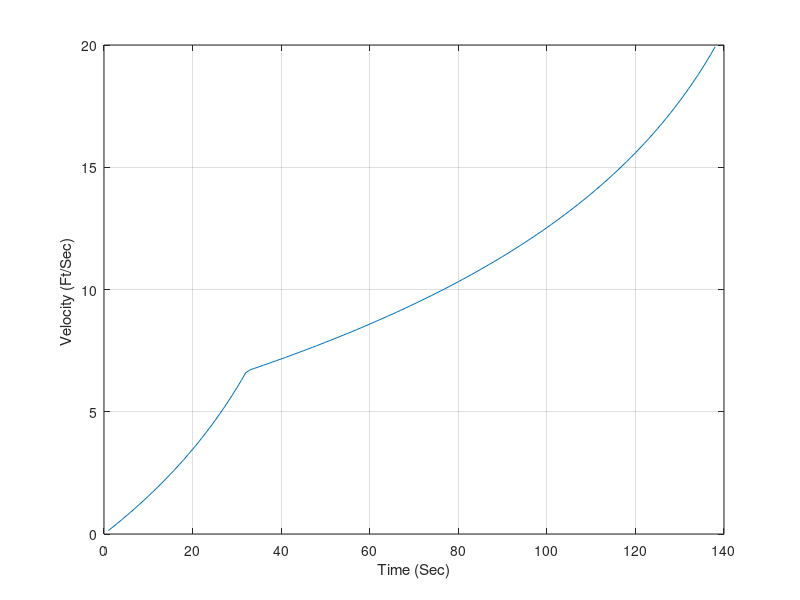
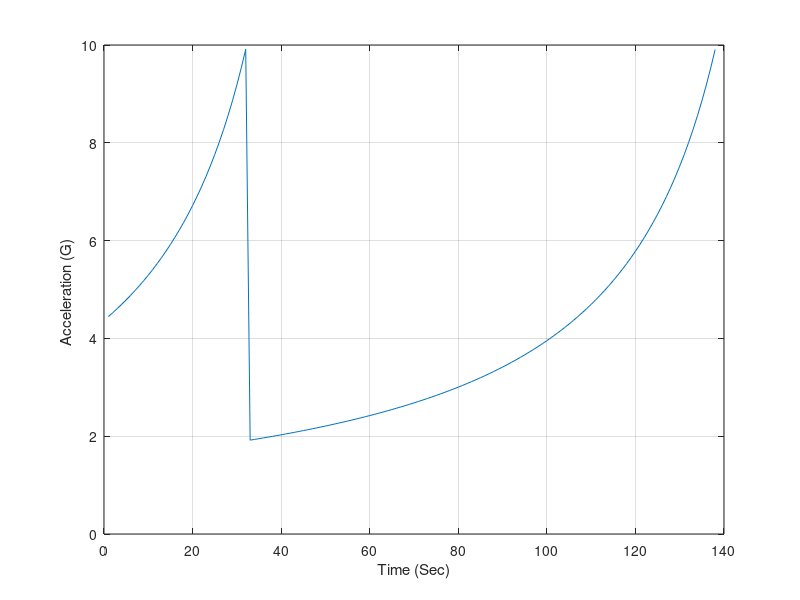

Reproduce these figures in MATLAB, in order.
clear
count=0;
XISP1=250.;
XISP2=250.;
XMF1=.85;
XMF2=.85;
WPAY=100.;
DELV=20000.;
DELV1=.3333*DELV;
DELV2=.6667*DELV;
AMAX1=10.;
AMAX2=10.;
TOP2=WPAY*(exp(DELV2/(XISP2*32.2))-1.);
BOT2=1/XMF2-((1.-XMF2)/XMF2)*exp(DELV2/(XISP2*32.2));
WP2=TOP2/BOT2;
WS2=WP2*(1-XMF2)/XMF2;
WTOT2=WP2+WS2+WPAY;
TRST2=AMAX2*(WPAY+WS2);
TB2=XISP2*WP2/TRST2;
TOP1=WTOT2*(exp(DELV1/(XISP1*32.2))-1.);
BOT1=1/XMF1-((1.-XMF1)/XMF1)*exp(DELV1/(XISP1*32.2));
WP1=TOP1/BOT1;
WS1=WP1*(1-XMF1)/XMF1;
WTOT=WP1+WS1+WTOT2;
TRST1=AMAX1*(WTOT2+WS1);
TB1=XISP1*WP1/TRST1;
DELVK=DELV/1000.;
H=.01;
T=0.;
S=0.;
V=0.;
while T <= (TB1+TB2)
 	VOLD=V;
	STEP=1;
	FLAG=0;
	while STEP <=1
		if FLAG==1
			STEP=2;
			V=V+H*A;
			T=T+H;
		end
		if T<TB1
			WGT=-WP1*T/TB1+WTOT;
			TRST=TRST1;
		elseif(T<(TB1+TB2))
			WGT=-WP2*T/TB2+WTOT2+WP2*TB1/TB2;
			TRST=TRST2;
		else
			WGT=WPAY;
			TRST=0.;
		end
		A=32.2*TRST/WGT;
		FLAG=1;
	end
	FLAG=0;
 	V=(VOLD+V)/2+.5*H*A;
 	S=S+H;
	if S>=.99999
		S=0.;
		AG=A/32.2;
		VK=V/1000.;
		count=count+1;
		ArrayT(count)=T;
		ArrayVK(count)=VK;
		ArrayAG(count)=AG;
	end
end
figure
plot(ArrayT,ArrayVK),grid
xlabel('Time (Sec)')
ylabel('Velocity (Ft/Sec) ')
figure
plot(ArrayT,ArrayAG),grid
xlabel('Time (Sec)')
ylabel('Acceleration (G) ')
clc
output=[ArrayT',ArrayVK',ArrayAG'];
save datfil.txt output -ascii
disp 'simulation finished'
